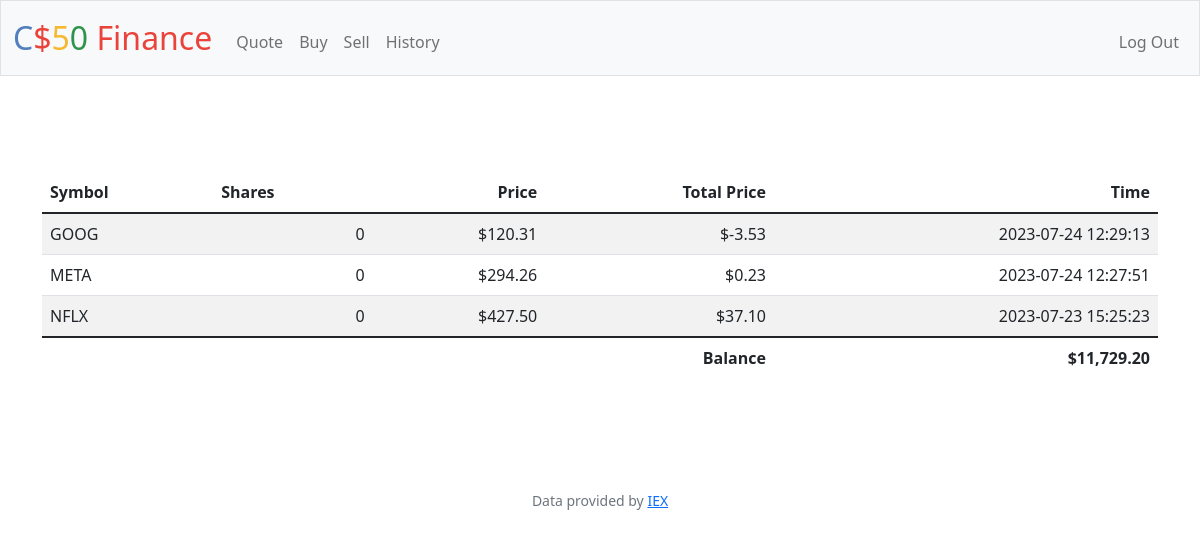
The page / (signed in) on the database its author committed.
### tables this page shows
CREATE TABLE "purchases" ('id' INTEGER PRIMARY KEY AUTOINCREMENT NOT NULL, 'user_id' INTEGER, 'symbol' TEXT, 'shares' INTEGER, 'price' REAL, 'time' DATETIME);

### app.py (the view)
@app.route("/")
@login_required
def index():
    user_id = session["user_id"]
    user_info = db.execute("SELECT cash FROM users WHERE id = ?", user_id)
    cash_balance = user_info[0]["cash"]
    stocks = db.execute(
        """
        SELECT symbol, SUM(shares) AS shares , price, SUM(shares * price) AS total, time FROM purchases
        WHERE user_id = ?
        GROUP BY symbol
        HAVING shares > 0

    """,
        user_id,
    )
    return render_template("index.html", database=stocks, cash=usd(cash_balance))

### app.py (called while the page is built)
@app.after_request
def after_request(response):
    response.headers["Cache-Control"] = "no-cache, no-store, must-revalidate"
    response.headers["Expires"] = 0
    response.headers["Pragma"] = "no-cache"
    return response

### helpers.py (called while the page is built)
def login_required(f):
    @wraps(f)
    def decorated_function(*args, **kwargs):
        if session.get("user_id") is None:
            return redirect("/login")
        return f(*args, **kwargs)
    return decorated_function

def usd(value):
    return f"${value:,.2f}"

### templates/index.html (shortened to what this page needs)
{% extends "layout.html" %}
{% block main %}
<main class="container py-5 text-center">
    <table class="table table-striped">
        <thead>
            <tr>
                <th class="text-start">Symbol</th>
                <th class="text-start">Shares</th>
                <th class="text-end">Price</th>
                <th class="text-end">Total Price</th>
                <th class="text-end">Time</th>
            </tr>
        </thead>
       <tbody>
        {% for row in database %}
                <tr>
                    <td class="text-start">{{row["symbol"]}}</td>
                    <td class="text-end">{{row["shares"]}}</td>
                    <td class="text-end">{{row["price"] | usd}}</td>
                    <td class="text-end">{{row["total"]|round(2) | usd}}</td>
                    <td class="text-end">{{row["time"]}}</td>
                </tr>
        {%endfor%}
        </tbody>
        <tfoot>
            <tr>
                <td class="border-0 fw-bold text-end" colspan="4">Balance</td>
                <td class="border-0 fw-bold text-end" olspan="4">{{cash}}</td>
            </tr>
        </tfoot>
    </table>
        </main>
{% endblock %}

### rows shown on the page
purchases: symbol "GOOG", shares "0", price "$120.31", total "$-3.53", time "2023-07-24 12:29:13"
purchases: symbol "META", shares "0", price "$294.26", total "$0.23", time "2023-07-24 12:27:51"
purchases: symbol "NFLX", shares "0", price "$427.50", total "$37.10", time "2023-07-23 15:25:23"

### other values the page prints
{{ cash }} "$11,729.20"
